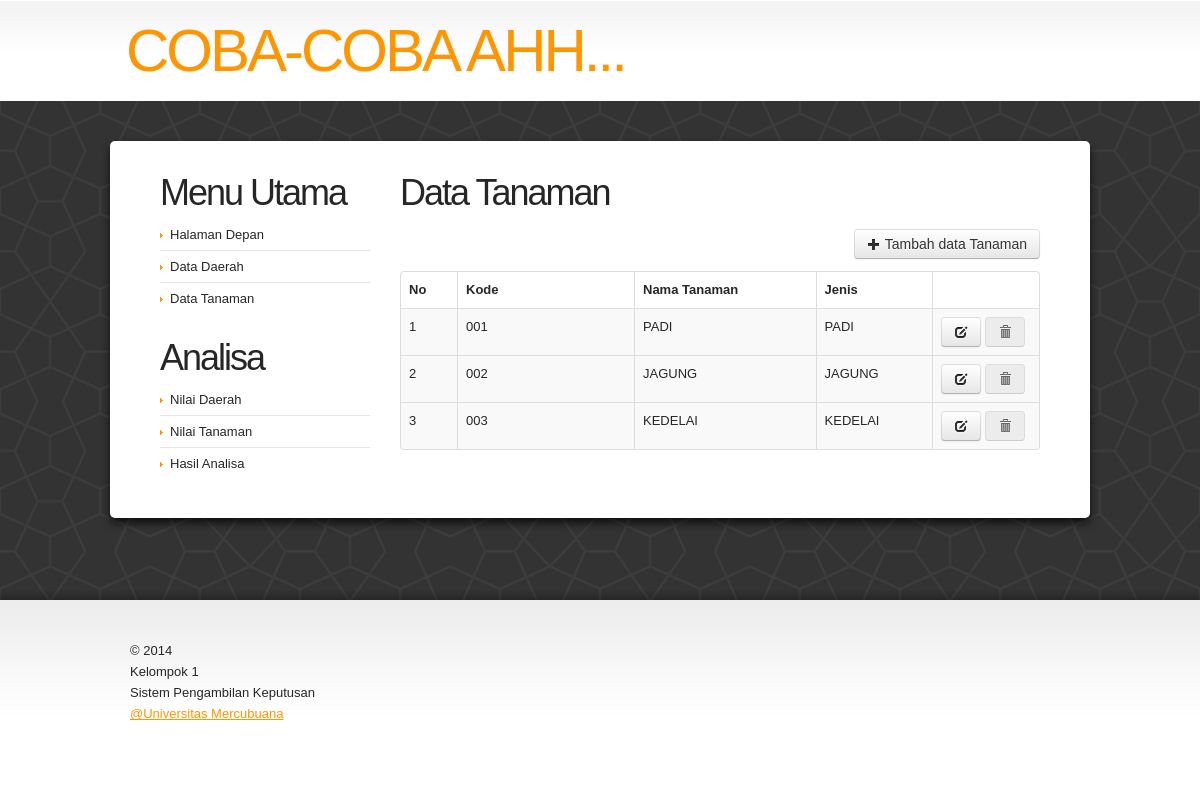
Before: /?hal=data_tanaman with the older database file.
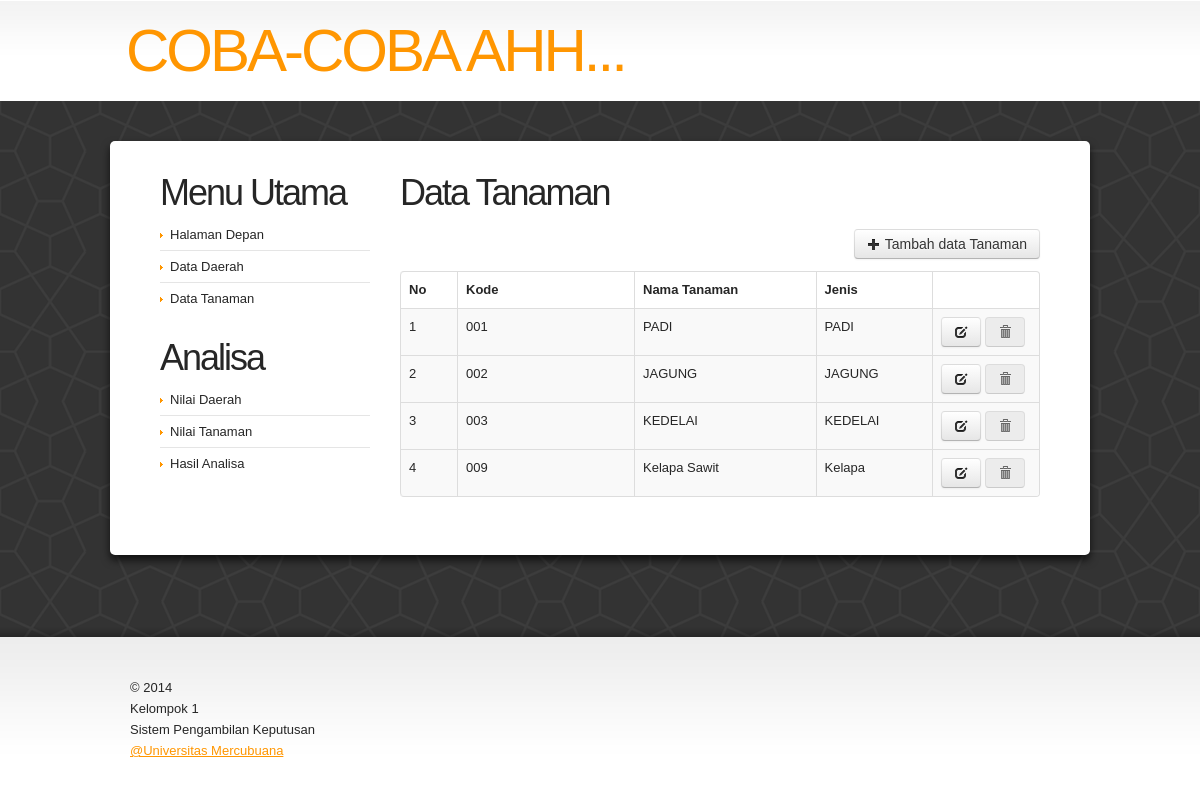
After: the same page with the newer database file.
### tables this page shows
CREATE TABLE IF NOT EXISTS `m_tanaman` (
  `kode` varchar(55) NOT NULL,
  `nama` varchar(55) NOT NULL,
  `jenis` varchar(55) NOT NULL
);

### content.php (the view)
<?php
	if ($_GET['hal'] == "data_daerah") {
?>
	<h3 class="p2">Data Daerah</h3>
	<a href="?hal=crud_daerah" class="btn blue" style="float:right"> <i class="icon-plus"></i>
		Tambah data daerah
	</a>
	<br />
	<br />
	<table class="table table-striped table-hover table-bordered">
		<thead>
			<tr>
				<th width="20">No</th>
				<th width="35">Kode</th>
				<th width="150">Nama Daerah</th>
				<th>Alamat</th>
				<th width="90" align="right">&nbsp;</th>
			</tr>
		</thead>
		<?php
			$x = mysql_query("select * from m_daerah") or die (mysql_error());
			$no = 0;
			while ($ax=mysql_fetch_array($x)) {
			$no++;
		?>
		<tbody>
			<tr>
				<td valign="top"><?php echo $no; ?></td>
				<td valign="top"><?php echo $ax['kode']; ?></td>
				<td valign="top"><?php echo $ax['nama']; ?></td>
				<td valign="top"><?php echo $ax['alamat']; ?></td>
				<td align="center" valign="top">
					<a href="?hal=crud_daerah&amp;id=<?php echo $ax['kode']; ?>&amp;action=edit" class="btn"> <i class="icon-edit"></i>
					</a>
					<a href="#" onclick="DeleteConfirm('?hal=crud_daerah&amp;id=<?php echo $ax['kode']; ?>&amp;action=delete');return(false);" class="btn disabled">
						<i class="icon-trash"></i>
					</a>
				</td>
			</tr>
		</tbody>
		<?php } ?>
	</table>
<?php
	} else if ($_GET['hal'] == "data_tanaman") {
?>
	<h3 class="p2">Data Tanaman</h3>
	<a href="?hal=crud_tanaman" class="btn blue" style="float:right"> <i class="icon-plus"></i>
		Tambah data Tanaman
	</a>
	<br />
	<br />
	<table class="table table-striped table-hover table-bordered">
		<thead>
			<tr>
				<th width="40">No</th>
				<th width="160">Kode</th>
				<th>Nama Tanaman</th>
				<th>Jenis</th>
				<th width="90" align="right">&nbsp;</th>
			</tr>
		</thead>
		<?php
			$x = mysql_query("select * from m_tanaman") or die (mysql_error());
			$no = 0;
			while ($ax=mysql_fetch_array($x)) {
			$no++;
		?>
		<tbody>
			<tr>
				<td valign="top"><?php echo $no; ?></td>
				<td valign="top"><?php echo $ax['kode']; ?></td>
				<td valign="top"><?php echo $ax['nama']; ?></td>
				<td valign="top"><?php echo $ax['jenis']; ?></td>
				<td align="center" valign="top">
					<a href="?hal=crud_tanaman&amp;id=<?php echo $ax['kode']; ?>&amp;action=edit" class="btn"> <i class="icon-edit"></i>
					</a>
					<a href="#" onclick="DeleteConfirm('?hal=crud_tanaman&amp;id=<?php echo $ax['kode']; ?>&amp;action=delete');return(false);" class="btn disabled">
						<i class="icon-trash"></i>
					</a>
				</td>
			</tr>
		</tbody>
		<?php } ?>
	</table>
<?php } else if ($_GET['hal'] == "data_kriteria") {  ?>
	<h3 class="p2">Data Kriteria</h3>
	<a href="?hal=update_alternatif" class="btn blue" style="float:right"> <i class="icon-plus"></i>
		Tambah data kriteria
	</a>
	<br />
	<br />
	<table class="table table-striped table-hover table-bordered">
		<thead>
			<tr>
				<th width="40">No</th>
				<th width="160">Kode</th>
				<th>Nama Kriteria</th>
				<th width="90" align="right">&nbsp;</th>
			</tr>
		</thead>
		<tbody>
			<tr>
				<td valign="top">1</td>
				<td valign="top">A01</td>
				<td valign="top">Hendry Sudjana</td>
				<td align="center" valign="top">
					<a href="?hal=update_alternatif&amp;id=1&amp;action=edit" class="btn"> <i class="icon-edit"></i>
					</a>
					<a href="#" onclick="DeleteConfirm('?hal=update_alternatif&amp;id=1&amp;action=delete');return(false);" class="btn disabled">
						<i class="icon-trash"></i>
					</a>
				</td>
			</tr>
		</tbody>
	</table>
<?php } else if ($_GET['hal'] == "home") {  ?>
	<h3 class="p2">Sekilas Tentang Aplikasi</h3>
	<div class="extra-wrap">
		<h6 class="prev-indent-bot">
			Test Aplikasi
		</h6>
	</div>
	<p>Penjelasan aplikasi ini</p>
<?php } ?>

Changed rows visible on the page:
added m_tanaman: kode "009", nama "Kelapa Sawit", jenis "Kelapa"
